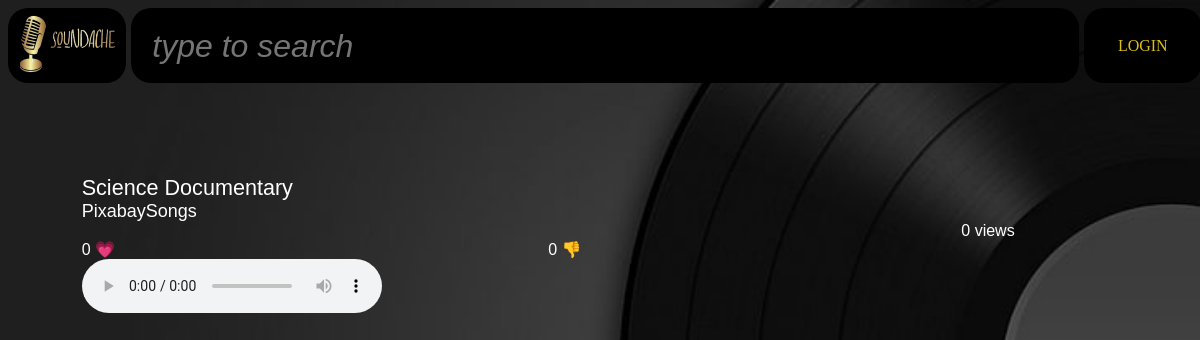
Page /playback?watch=4469204889385122594.5958607981321033406 on the committed database.
### main.py (models this page shows)
class Music(db.Model):
    id: Mapped[int] = mapped_column(Integer, primary_key=True)
    artistId: Mapped[int] = mapped_column(ForeignKey(User.id), primary_key=True)
    name: Mapped[str] = mapped_column(String, nullable=False)
    link: Mapped[str] = mapped_column(String, nullable=False)
    views: Mapped[int] = mapped_column(Integer, default=0)
    likes: Mapped[int] = mapped_column(Integer, default=0)
    dislikes: Mapped[int] = mapped_column(Integer, default=0)
    derivativeOf: Mapped[str] = mapped_column(String, nullable=True)

class User(db.Model):
    __tablename__ = "user"
    id: Mapped[int] = mapped_column(Integer, primary_key=True)
    email: Mapped[str] = mapped_column(String, nullable=False)
    passwordHash: Mapped[str] = mapped_column(String, nullable=False)
    likes: Mapped[list] = mapped_column(MutableList.as_mutable(PickleType), default=[])
    dislikes: Mapped[list] = mapped_column(MutableList.as_mutable(PickleType), default=[])

### main.py (the view, shortened to what this page needs)
@app.route("/playback")
def playback():
    try:
        artist_id, song_id = request.args.get('watch').split('.')
    except:
        return jsonify(error="Malformed or non-existent (required) query 'watch'"), 400
    action = request.args.get('action')
    song = db.session.execute(db.select(Music)\
                              .where(Music.id == song_id and Music.artistId == artist_id)
                            ).fetchone()[0]
    artist = db.session.execute(db.select(User.email).where(User.id == artist_id)).scalar_one_or_none()
    if not song:
        return jsonify(error="No such song!"), 404
    if session.get('email'):
        song.views += 1
        db.session.commit()
    song_is_None = song is None or artist is None
    return render_template("playback.html", song=(artist, song), error=song_is_None, session=session), \
         404 if song_is_None else 200

### templates/playback.html (shortened to what this page needs)
{% extends "base.html" %}
{% block content %}
    {% if error %}
        No such song exists!
    {% else %}
        <div id="player">
            <span id="title">{{song[1].name}}</span>
            <span id="artistName">{{song[0].split('@')[0]}}</span>
            <span id="views">{{song[1].views}} views</span>
            {% if session.get('email') %}
                <button id="like"    onclick="like()"   >{{song[1].likes}}    &#128151;</button>
                <button id="dislike" onclick="dislike()">{{song[1].dislikes}} &#128078;</button>
                <script>
                    const like_btn = document.getElementById('like');
                    const dislike_btn = document.getElementById('dislike');
                    const action_link = "/playback?watch={{song[1].artistId}}.{{song[1].id}}&action=";
                    function like() {
                        fetch(action_link + 'like').then(updateLikeCounts);
                        like_btn.setAttribute('disabled', true);
                        dislike_btn.removeAttribute('disabled');
                    }
                    function dislike() {
                        fetch(action_link + 'dislike').then(updateLikeCounts);
                        dislike_btn.setAttribute('disabled', true);
                        like_btn.removeAttribute('disabled');
                    }
                    async function updateLikeCounts(response) {
                        if (response.status == 200) {
                            let json = await response.json();
                            like_btn.innerText    =    `${json.likes} \u{1f497}`;
                            dislike_btn.innerText = `${json.dislikes} \u{1f44e}`;
                        }
                    }
                </script>
            {% else %}
                <span id="like"   >{{song[1].likes}}    &#128151;</span>
                <span id="dislike">{{song[1].dislikes}} &#128078;</span>
            {% endif %}
            <audio controls autoplay id="audio-control">
                <source src="{{song[1].link}}/music">
            </audio>
        </div>
    {% endif %}
{% endblock %}

### static/style.css (style rules this page uses)
body { background-image: url("background-image.jpg"); background-repeat: no-repeat; background-size:cover; color: white; }
#player { display: grid; width: 90%; grid-template-areas:'thumbnail thumbnail' 'title title' 'artistName artistName' 'derivative-of derivative-of' 'views views' 'like dislike' 'audio-control audio-control'; }
#title { grid-area: title; font-size: larger; }
#artistName { grid-area: artistName; font-size: large; }
#views { grid-area: views; font-size: medium; text-align: right; }
#audio-control { grid-area: audio-control; }
#like { grid-area: like; font-size: medium; background-color: rgba(0, 0, 0, 0); color: white; outline:none;border: none; }
#dislike { grid-area: dislike; font-size: medium; background-color: rgba(0, 0, 0, 0); color: white; outline:none;border: none; }

### rows in the picture
Music: name "Science Documentary", views "0", likes "0", dislikes "0"
User: email "PixabaySongs"
